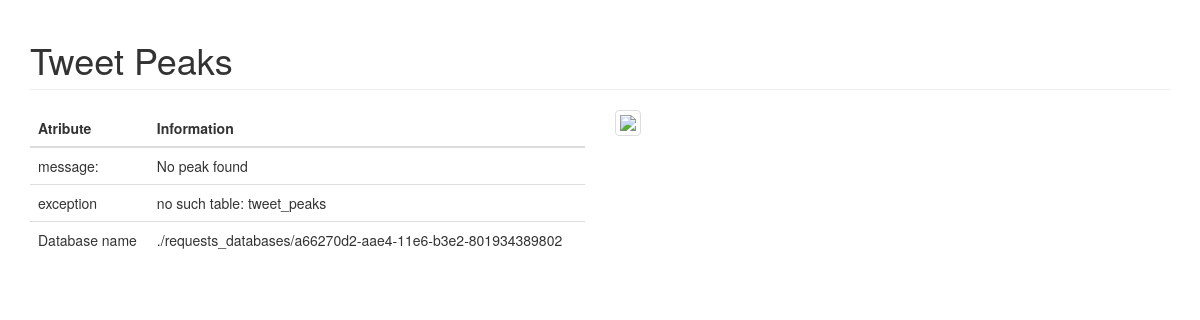
Before: / with the older database file.
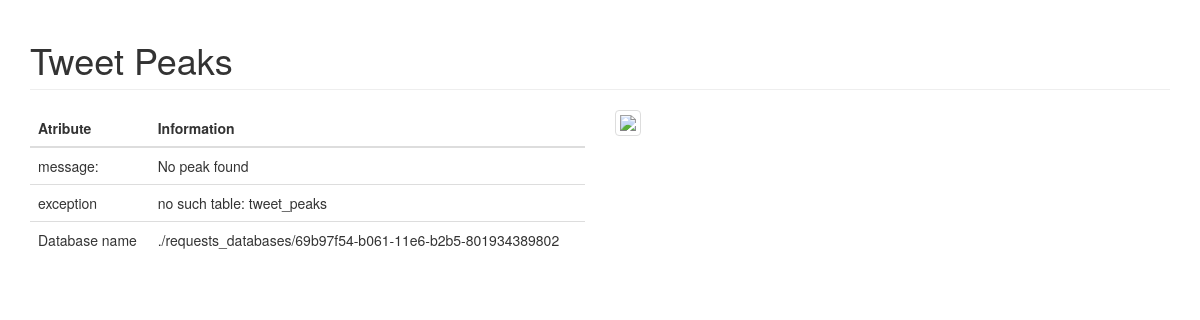
After: the same page with the newer database file.
### tables this page shows
CREATE TABLE requests(
                            request_id INTEGER PRIMARY KEY,
                            created_at TEXT,
                            track_list TEXT,
                            languages TEXT,
                            locations TEXT,
                            minimum_tweet_per_sec TEXT,
                            time_frame TEXT,
                            peak_detection_sensibility TEXT,
                            analysis_sample_size TEXT,
                            db_tweets_name TEXT);

### flask_app.py (the view)
@app.route("/")
def latest_peak():
    db_request_obj = DbFunctions.DbRequests()
    tweets_db_name = db_request_obj.get_last_execution()
    conn = sql.connect(tweets_db_name+'.db')
    conn.row_factory = sql.Row
    try:
        with conn:
            data = dict(list(conn.execute('select * from tweet_peaks ORDER by peak_datetime desc limit 1'))[0])
            data["Database name"] = tweets_db_name
        db_name = tweets_db_name.split("/")[2]
        img_name = db_name+"_"+data["peak_datetime"] + data["hashtag"]+".png"
        data["img_url"] = img_name
    except Exception as e:
        data = {"message: ": "No peak found",
                "exception": e,
                "Database name": tweets_db_name}
    return render_template('twitter_app.html', data=data)

### helpers/DbFunctions.py (called while the page is built)
    def get_last_execution(self):
        query = "select db_tweets_name from requests order by request_id desc limit 1;"
        with sql.connect('./{}.db'.format(self.name)) as conn:
            proc_data = conn.execute(query)
            name = proc_data.fetchall()
        return name[0][0]

### templates/twitter_app.html (shortened to what this page needs)
<!DOCTYPE html>
<html lang="en">
<head>
    <link rel="stylesheet" href="https://maxcdn.bootstrapcdn.com/bootstrap/3.3.6/css/bootstrap.min.css"
>
</head>
<body>
<div class="container">
    <div class="row">
        <div class="col-lg-12">
            <h1 class="page-header">Tweet Peaks</h1>
        </div>
        <div class="col-sm-6">
            <table class="table">
                <thead>
                    <th>Atribute</th>
                    <th>Information</th>
                </thead>
                <tbody>
                    {% for key, value in data.items(): %}
                        {% if key != "img_url" %}
                                <td>{{ key }}</td>
                                <td>{{ value }}</td>
                        {% endif %}
                    {% endfor %}
                </tbody>
            </table>
        </div>
        <div class="col-sm-6">
            <img class="img-thumbnail" src=" {{url_for('static', filename=data['img_url'])}}">
        </div>
    </div>
</div>
</body>
</html>

Changed rows visible on the page:
no longer on this page (row unchanged): requests: key "Database name", db_tweets_name "./requests_databases/a66270d2-aae4-11e6-b3e2-801934389802"
added requests: key "Database name", db_tweets_name "./requests_databases/69b97f54-b061-11e6-b2b5-801934389802"
